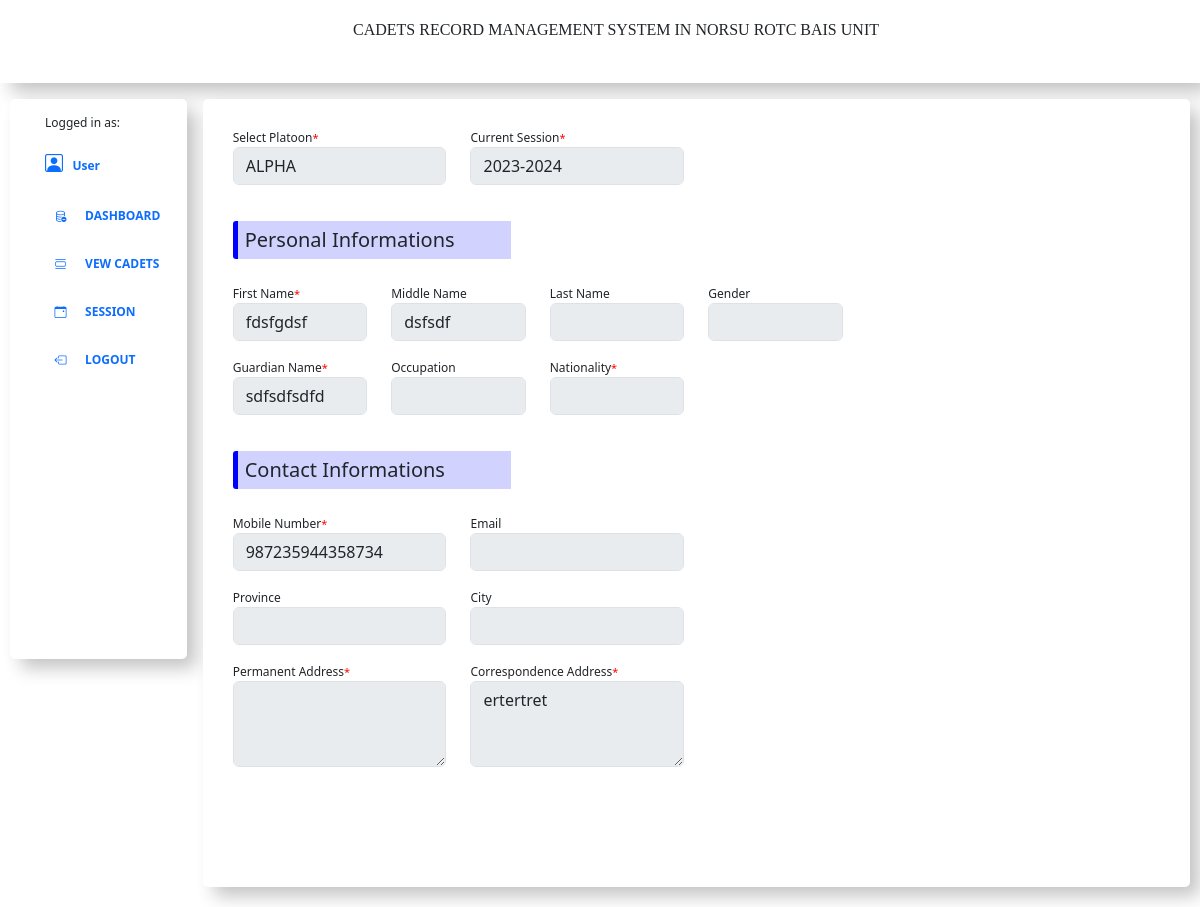
The page /officer/edit-student.php?stud_id=13 (signed in) on the database as committed earlier.
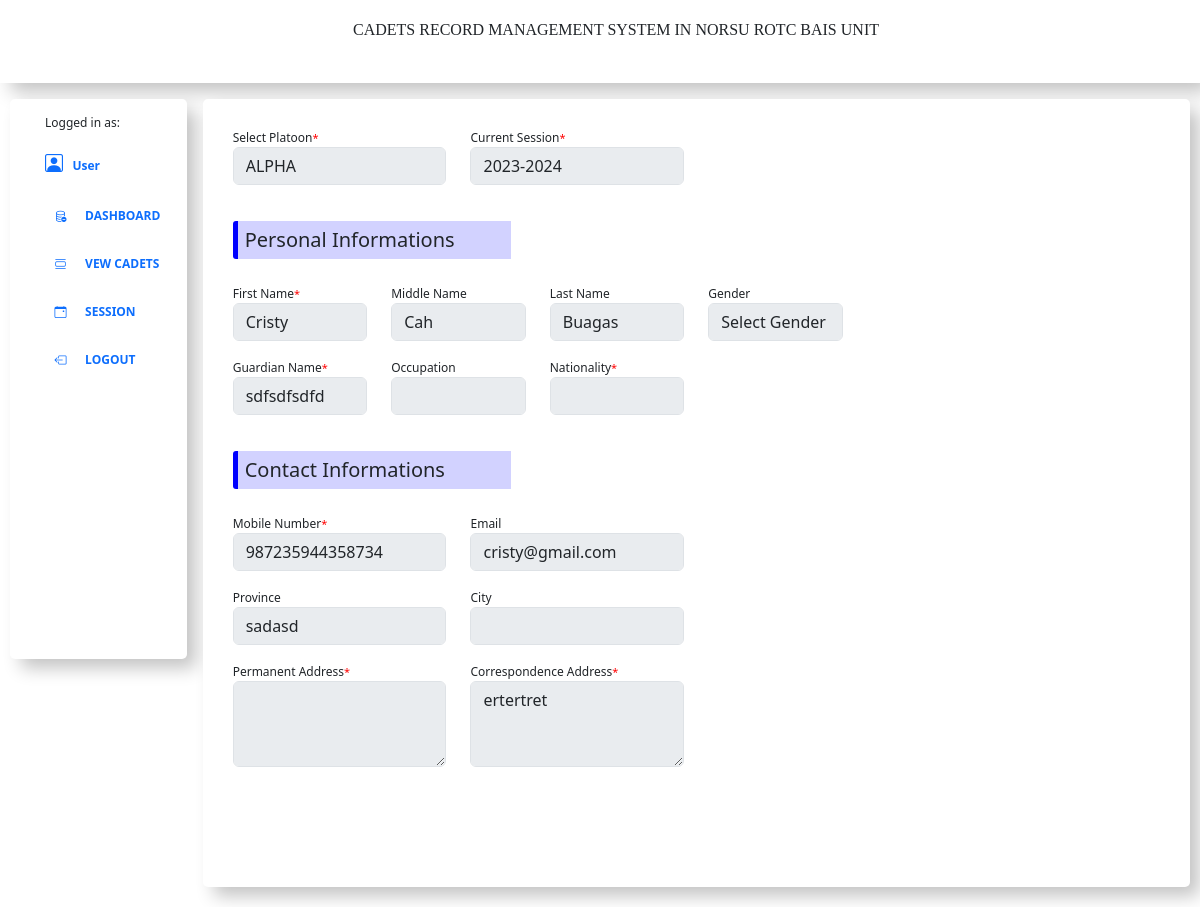
The same page on the database as committed later.
### tables this page shows
CREATE TABLE IF NOT EXISTS `registration` (
  `stud_id` int NOT NULL AUTO_INCREMENT,
  `platoon` varchar(255) NOT NULL,
  `fname` varchar(250) NOT NULL,
  `mname` varchar(250) NOT NULL,
  `lname` varchar(250) NOT NULL,
  `gender` varchar(50) NOT NULL,
  `gname` varchar(250) NOT NULL,
  `ocp` varchar(50) NOT NULL,
  `nationality` varchar(250) NOT NULL,
  `mobno` varchar(50) NOT NULL,
  `emailid` varchar(250) NOT NULL,
  `pro` varchar(255) NOT NULL,
  `city` varchar(255) NOT NULL,
  `padd` text NOT NULL,
  `cadd` text NOT NULL,
  `session` varchar(250) NOT NULL,
  `session_id` int NOT NULL,
  `regno` varchar(250) NOT NULL,
  `regdate` timestamp NOT NULL DEFAULT CURRENT_TIMESTAMP,
  PRIMARY KEY (`stud_id`)
);

### officer/edit-student.php (the view, shortened to what this page needs)
<?php session_start();
include('../includes/dbconnection.php');
if (strlen($_SESSION['aid'] == 0)) {
	header('location:logout.php');
} else {
	if (isset($_GET['stud_id'])) {
		$stud_id = $_GET['stud_id'];
		$stmt = "SELECT * FROM registration WHERE stud_id=" . $stud_id;
		$result = mysqli_query($con, $stmt);
	}
?>
	<?php include('header.php') ?>
	</head>
	<body>
		<form method="post" action="db_update.php">
			<div class="container-div">
				<div class="navigation">
					<?php include('admin-header.php') ?>
				</div>
				<div class="side-panel">
					<?php include('leftbar.php') ?>
				</div>
				<div class="right-panel">
					<div class="row justify-content-start">
						<?php foreach ($result as $row) { ?>
							<div class="col-3">
								<label>Select Platoon<span id="" style="font-size:11px;color:red">*</span></label>
								<select class="form-control" name="platoon" required="required" disabled>
									<?php $stmt = "SELECT * FROM platoons_tb";
									$result = mysqli_query($con, $stmt);
									foreach ($result as $rows) { ?>
										<option><?php echo strtoupper($rows['platoons']) ?></option>
									<?php }
									?>
								</select>
							</div>
							<div class="col-3">
								<label>Current Session<span id="" style="font-size:11px;color:red">*</span></label>
								<?php $query = mysqli_query($con, "SELECT * FROM `session` WHERE status=1 ");
								while ($res = mysqli_fetch_array($query)) { ?>
									<input disabled class="form-control" name="session" value="<?php echo htmlentities($res['session']); ?>" readonly>
								<?php } ?>
							</div>
					</div>
					<br><br>
					<h5 id="title-heading">Personal Informations</h5>
					<br>
					<div class="row justify-content-start">
						<div class="col-2">
							<label>First Name<span id="" style="font-size:11px;color:red">*</span> </label>
							<input disabled class="form-control" name="fname" required="required" pattern="[A-Za-z]+$" value="<?php echo $row['fname'] ?>">
							<br>
							<label>Guardian Name<span id="" style="font-size:11px;color:red">*</span> </label>
							<input disabled class="form-control" name="gname" required="required" value="<?php echo $row['gname'] ?>">
						</div>
						<div class="col-2">
							<label>Middle Name</label>
							<input disabled class="form-control" name="mname" value="<?php echo $row['mname'] ?>">
							<br>
							<label>Occupation</label>
							<input disabled class="form-control" name="ocp" id="ocp" value="<?php echo $row['ocp'] ?>">
						</div>
						<div class="col-2">
							<label>Last Name</label>
							<input disabled class="form-control" name="lname" pattern="[A-Za-z]+$" value="<?php echo $row['lname'] ?>">
							<br>
							<label>Nationality<span id="" style="font-size:11px;color:red">*</span></label>
							<input disabled class="form-control" name="nation" id="nation" value="<?php echo $row['nationality'] ?>">
						</div>
						<div class="col-2">
							<label>Gender</label>
							<input disabled class="form-control" name="nation" id="nation" value="<?php echo $row['gender'] ?>">
						</div>
					</div>
					<br><br>
					<h5 id="title-heading">Contact Informations</h5>
					<br>
					<div class="row justify-content-start">
						<div class="col-3">
							<label>Mobile Number<span id="" style="font-size:11px;color:red">*</span> </label>
							<input disabled class="form-control" type="number" name="mobno" required="required" maxlength="10" value="<?php echo $row['mobno'] ?>">
							<br>
							<label>Province</label>
							<input disabled class="form-control" name="pro" pattern="[A-Za-z]+$" value="<?php echo $row['pro'] ?>">
							<br>
							<label>Permanent Address<span id="" style="font-size:11px;color:red">*</span></label>
							<textarea class="form-control" rows="3" name="padd" id="padd" disabled><?php echo $row['padd'] ?></textarea>
						</div>
						<div class="col-3">
							<label>Email</label>
							<input disabled class="form-control" type="email" name="email" value="<?php echo $row['emailid'] ?>">
							<br>
							<label>City</label>
							<input disabled class="form-control" name="city" value="<?php echo $row['city'] ?>">
							<br>
							<label>Correspondence Address<span id="" style="font-size:11px;color:red">*</span></label>
							<textarea class="form-control" rows="3" name="cadd" id="cadd" disabled><?php echo $row['cadd'] ?></textarea>
						</div>
					</div>
					<br>
					<br><br><br><br>
				<?php } ?>
				</div>
			</div>
		</form>
<?php } ?>

Rows that differ between the two databases and show on the page:
changed registration "sdfsdfsdfd": fname "fdsfgdsf" → "Cristy"; mname "dsfsdf" → "Cah"; lname (not shown) → "Buagas"; nation (not shown) → "Select Gender"; pro (not shown) → "sadasd"; email (not shown) → "cristy@gmail.com"
